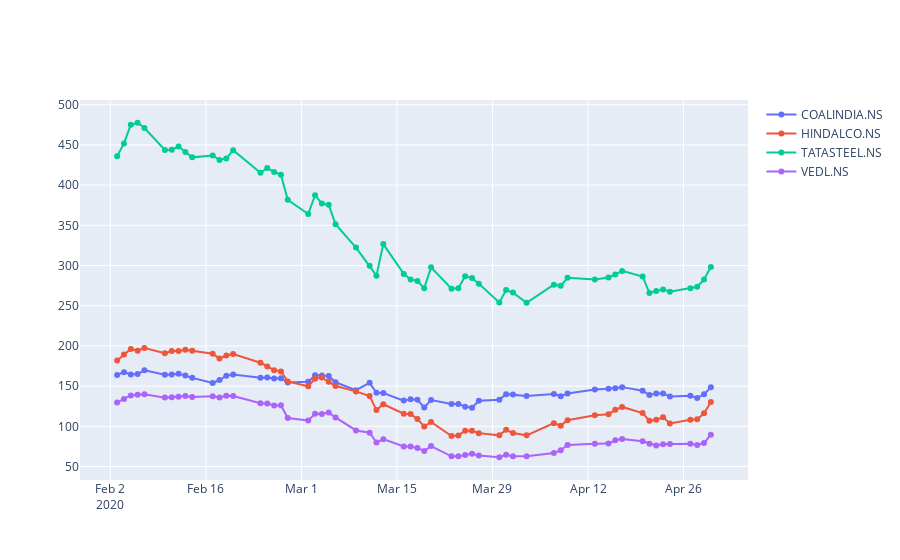

Source (notebook cell):
### Code cell
#plotting the impact of covid19 on stocks prices of companies in METALS industry
plot_s(stock['COALINDIA.NS'], stock['HINDALCO.NS'], stock['TATASTEEL.NS'], stock['VEDL.NS'])
metals = df_s(stock['COALINDIA.NS'], stock['HINDALCO.NS'], stock['TATASTEEL.NS'], stock['VEDL.NS'])
metals
